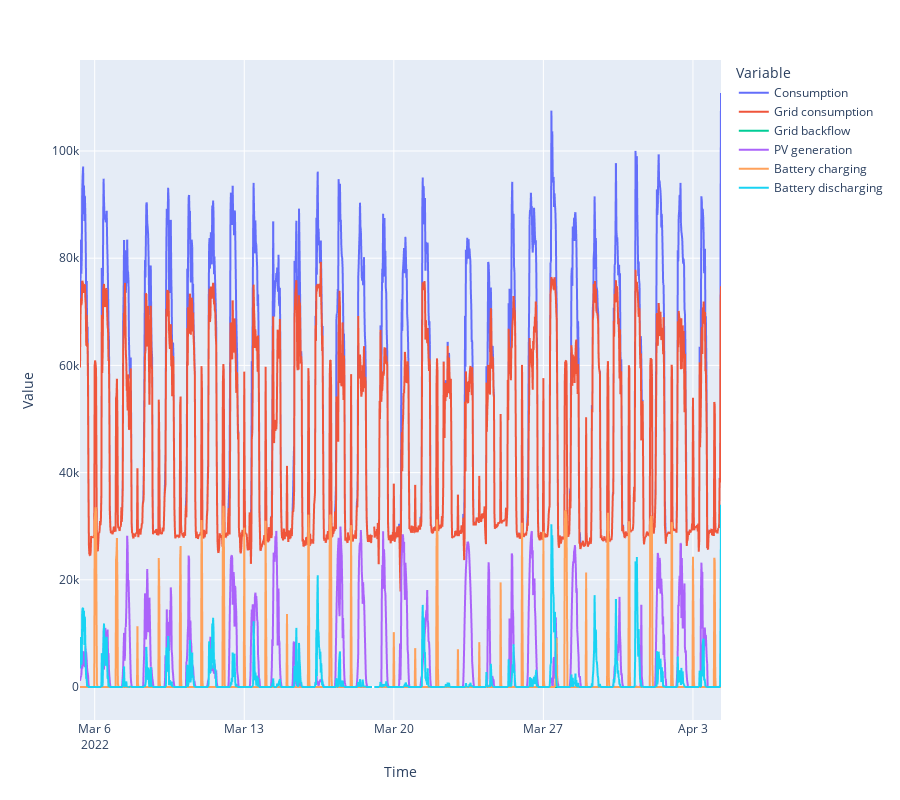

Notebook cell for this chart:
### Code cell
import plotly.express as px

data_melted = data.melt(id_vars='Time', value_vars=data.drop('Time', axis=1), var_name='Variable', value_name='Value')
fig = px.line(data_melted, x='Time', y='Value', color='Variable')
fig.update_layout(height=800)
fig.show()

### Figure 1 — Plotly figure (JSON) as saved in the notebook; plotly's stock layout.template omitted (floating-point values rounded to 4 significant figures; data arrays with more than 128 entries replaced by an {"elided": "..."} marker saying what was removed)
{"data": [{"hovertemplate": "Variable=Consumption<br>Time=%{x}<br>Value=%{y}<extra></extra>", "legendgroup": "Consumption", "line": {"color": "#636efa", "dash": "solid"}, "marker": {"symbol": "circle"}, "mode": "lines", "name": "Consumption", "showlegend": true, "type": "scattergl", "x": {"elided": "1441 str values"}, "xaxis": "x", "y": {"elided": "1441 float values"}, "yaxis": "y"}, {"hovertemplate": "Variable=Grid consumption<br>Time=%{x}<br>Value=%{y}<extra></extra>", "legendgroup": "Grid consumption", "line": {"color": "#EF553B", "dash": "solid"}, "marker": {"symbol": "circle"}, "mode": "lines", "name": "Grid consumption", "showlegend": true, "type": "scattergl", "x": {"elided": "1441 str values"}, "xaxis": "x", "y": {"elided": "1441 float values"}, "yaxis": "y"}, {"hovertemplate": "Variable=Grid backflow<br>Time=%{x}<br>Value=%{y}<extra></extra>", "legendgroup": "Grid backflow", "line": {"color": "#00cc96", "dash": "solid"}, "marker": {"symbol": "circle"}, "mode": "lines", "name": "Grid backflow", "showlegend": true, "type": "scattergl", "x": {"elided": "1441 str values"}, "xaxis": "x", "y": {"elided": "1441 int values"}, "yaxis": "y"}, {"hovertemplate": "Variable=PV generation<br>Time=%{x}<br>Value=%{y}<extra></extra>", "legendgroup": "PV generation", "line": {"color": "#ab63fa", "dash": "solid"}, "marker": {"symbol": "circle"}, "mode": "lines", "name": "PV generation", "showlegend": true, "type": "scattergl", "x": {"elided": "1441 str values"}, "xaxis": "x", "y": {"elided": "1441 float values"}, "yaxis": "y"}, {"hovertemplate": "Variable=Battery charging<br>Time=%{x}<br>Value=%{y}<extra></extra>", "legendgroup": "Battery charging", "line": {"color": "#FFA15A", "dash": "solid"}, "marker": {"symbol": "circle"}, "mode": "lines", "name": "Battery charging", "showlegend": true, "type": "scattergl", "x": {"elided": "1441 str values"}, "xaxis": "x", "y": {"elided": "1441 float values"}, "yaxis": "y"}, {"hovertemplate": "Variable=Battery discharging<br>Time=%{x}<br>Value=%{y}<extra></extra>", "legendgroup": "Battery discharging", "line": {"color": "#19d3f3", "dash": "solid"}, "marker": {"symbol": "circle"}, "mode": "lines", "name": "Battery discharging", "showlegend": true, "type": "scattergl", "x": {"elided": "1441 str values"}, "xaxis": "x", "y": {"elided": "1441 float values"}, "yaxis": "y"}], "layout": {"height": 800, "legend": {"title": {"text": "Variable"}, "tracegroupgap": 0}, "margin": {"t": 60}, "xaxis": {"anchor": "y", "domain": [0, 1], "title": {"text": "Time"}}, "yaxis": {"anchor": "x", "domain": [0, 1], "title": {"text": "Value"}}}}
